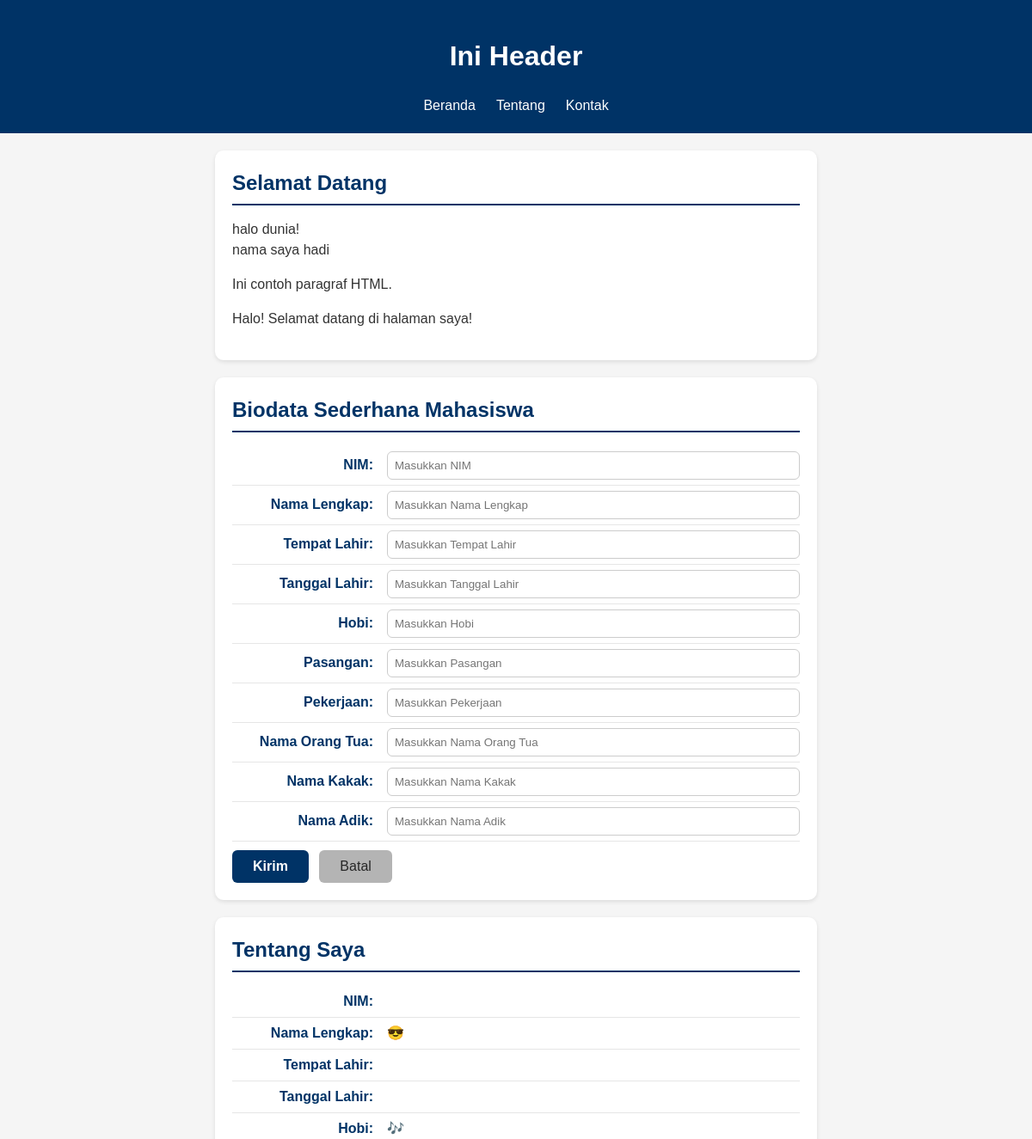
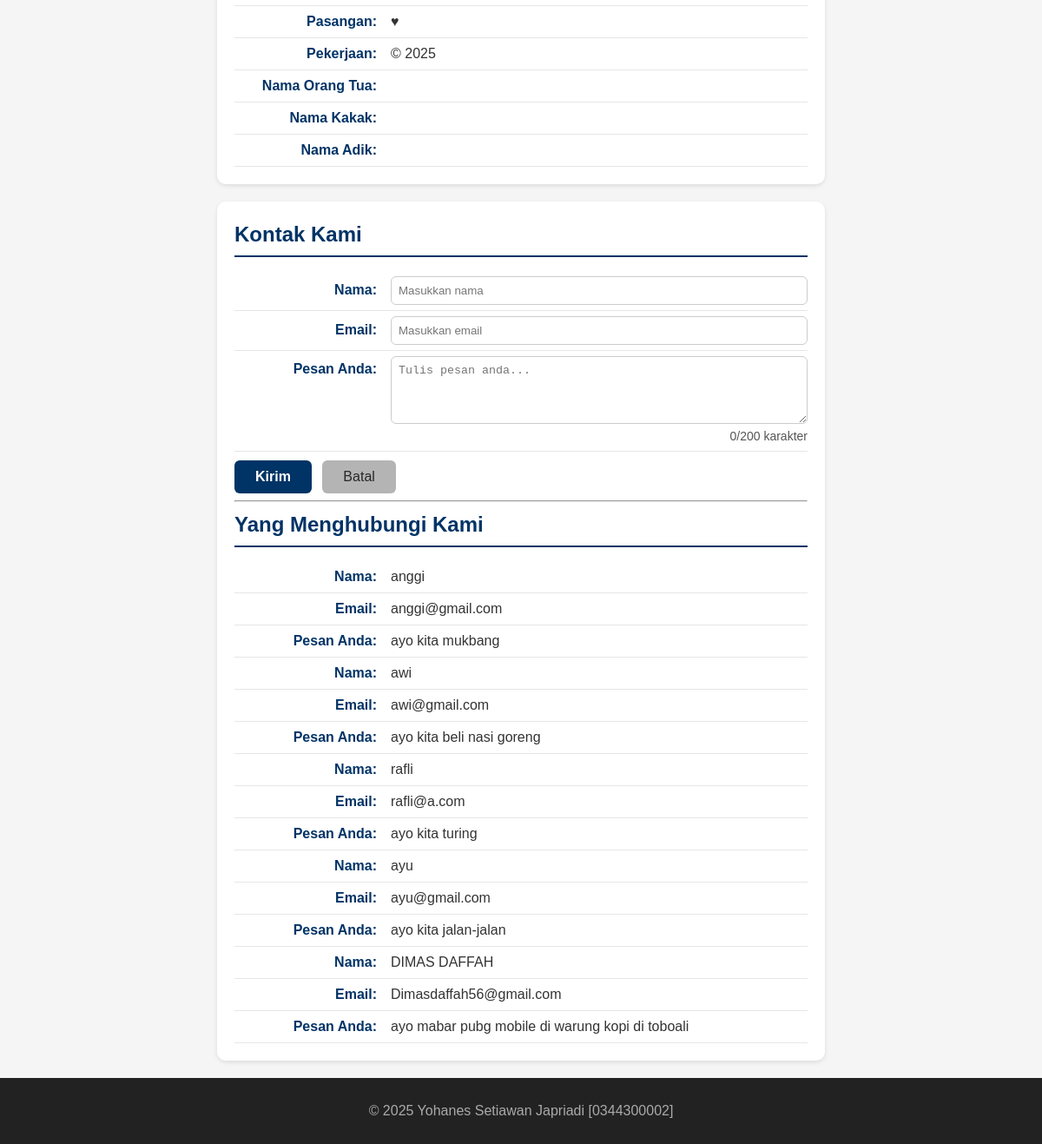
The page / on the database its author committed (2 pictures, top to bottom).
### tables this page shows
CREATE TABLE `tbl_tamu` (
  `No` int(11) NOT NULL,
  `cid` int(11) NOT NULL,
  `cnama` varchar(100) DEFAULT NULL,
  `cemail` varchar(100) DEFAULT NULL,
  `cpesan` text,
  `dcreated_at` datetime NOT NULL DEFAULT CURRENT_TIMESTAMP
);

### fungsi.php (the view, shortened to what this page needs)
<?php
function bersihkan($str)
{
  return htmlspecialchars(trim($str));
}
function tampilkanBiodata($conf, $arr)
{
  $html = "";
  foreach ($conf as $k => $v) {
    $label = $v["label"];
    $nilai = bersihkan($arr[$k] ?? '');
    $suffix = $v["suffix"];
    $html .= "<p><strong>{$label}</strong> {$nilai}{$suffix}</p>";
  }
  return $html;
}

### index.php (shortened to what this page needs)
<?php
require_once __DIR__ . '/fungsi.php';
?>
<!DOCTYPE html>
<html lang="en">
<head>
  <link rel="stylesheet" href="style.css">
</head>
<body>
  <header>
    <h1>Ini Header</h1>
    <nav>
      <ul>
        <li><a href="#home">Beranda</a></li>
        <li><a href="#about">Tentang</a></li>
        <li><a href="#contact">Kontak</a></li>
      </ul>
    </nav>
  </header>
  <main>
    <section id="home">
      <h2>Selamat Datang</h2>
      <?php
      echo "halo dunia!<br>";
      echo "nama saya hadi";
      ?>
      <p>Ini contoh paragraf HTML.</p>
    </section>
    <section id="biodata">
      <h2>Biodata Sederhana Mahasiswa</h2>
      <form action="proses.php" method="POST">
        <label for="txtNim"><span>NIM:</span>
          <input type="text" id="txtNim" name="txtNim" placeholder="Masukkan NIM" required>
        </label>
        <label for="txtNmLengkap"><span>Nama Lengkap:</span>
          <input type="text" id="txtNmLengkap" name="txtNmLengkap" placeholder="Masukkan Nama Lengkap" required>
        </label>
        <label for="txtT4Lhr"><span>Tempat Lahir:</span>
          <input type="text" id="txtT4Lhr" name="txtT4Lhr" placeholder="Masukkan Tempat Lahir" required>
        </label>
        <label for="txtTglLhr"><span>Tanggal Lahir:</span>
          <input type="text" id="txtTglLhr" name="txtTglLhr" placeholder="Masukkan Tanggal Lahir" required>
        </label>
        <label for="txtHobi"><span>Hobi:</span>
          <input type="text" id="txtHobi" name="txtHobi" placeholder="Masukkan Hobi" required>
        </label>
        <label for="txtPasangan"><span>Pasangan:</span>
          <input type="text" id="txtPasangan" name="txtPasangan" placeholder="Masukkan Pasangan" required>
        </label>
        <label for="txtKerja"><span>Pekerjaan:</span>
          <input type="text" id="txtKerja" name="txtKerja" placeholder="Masukkan Pekerjaan" required>
        </label>
        <label for="txtNmOrtu"><span>Nama Orang Tua:</span>
          <input type="text" id="txtNmOrtu" name="txtNmOrtu" placeholder="Masukkan Nama Orang Tua" required>
        </label>
        <label for="txtNmKakak"><span>Nama Kakak:</span>
          <input type="text" id="txtNmKakak" name="txtNmKakak" placeholder="Masukkan Nama Kakak" required>
        </label>
        <label for="txtNmAdik"><span>Nama Adik:</span>
          <input type="text" id="txtNmAdik" name="txtNmAdik" placeholder="Masukkan Nama Adik" required>
        </label>
        <button type="submit">Kirim</button>
        <button type="reset">Batal</button>
      </form>
    </section>
    <?php
    $biodata = $_SESSION["biodata"] ?? [];
    $fieldConfig = [
      "nim"       => ["label" => "NIM:", "suffix" => ""],
      "nama"      => ["label" => "Nama Lengkap:", "suffix" => " &#128526;"],
      "tempat"    => ["label" => "Tempat Lahir:", "suffix" => ""],
      "tanggal"   => ["label" => "Tanggal Lahir:", "suffix" => ""],
      "hobi"      => ["label" => "Hobi:", "suffix" => " &#127926;"],
      "pasangan"  => ["label" => "Pasangan:", "suffix" => " &hearts;"],
      "pekerjaan" => ["label" => "Pekerjaan:", "suffix" => " &copy; 2025"],
      "ortu"      => ["label" => "Nama Orang Tua:", "suffix" => ""],
      "kakak"     => ["label" => "Nama Kakak:", "suffix" => ""],
      "adik"      => ["label" => "Nama Adik:", "suffix" => ""],
    ];
    ?>
    <section id="about">
      <h2>Tentang Saya</h2>
      <?= tampilkanBiodata($fieldConfig, $biodata) ?>
    </section>
    <?php
    $old = $_SESSION['old'] ?? [];
    ?>
    <section id="contact">
      <h2>Kontak Kami</h2>
      <form action="proses.php" method="POST">
        <label for="txtNama"><span>Nama:</span>
          <input type="text" id="txtNama" name="txtNama"
                 placeholder="Masukkan nama" required autocomplete="name"
                 value="<?= $old['nama'] ?? '' ?>">
        </label>
        <label for="txtEmail"><span>Email:</span>
          <input type="email" id="txtEmail" name="txtEmail"
                 placeholder="Masukkan email" required autocomplete="email"
                 value="<?= $old['email'] ?? '' ?>">
        </label>
        <label for="txtPesan"><span>Pesan Anda:</span>
          <textarea id="txtPesan" name="txtPesan" rows="4"
                    placeholder="Tulis pesan anda..." required><?= $old['pesan'] ?? '' ?></textarea>
          <small id="charCount">0/200 karakter</small>
        </label>
        <button type="submit">Kirim</button>
        <button type="reset">Batal</button>
      </form>
      <hr>
      <h2>Yang Menghubungi Kami</h2>
      <?php include 'read_inc.php'; ?>
    </section>
  </main>
  <footer>
    <p>&copy; 2025 Yohanes Setiawan Japriadi [0344300002]</p>
  </footer>
</body>
</html>

### read_inc.php
<?php
require 'koneksi.php';
$fieldContact = [
    "nama"  => ["label" => "Nama:",  "suffix" => ""],
    "email" => ["label" => "Email:", "suffix" => ""],
    "pesan" => ["label" => "Pesan Anda:", "suffix" => ""]
];
$sql = "SELECT * FROM tbl_tamu ORDER BY cid DESC";
$q = mysqli_query($conn, $sql);
if (!$q) {
    echo "<p>Gagal membaca data tamu: " . htmlspecialchars(mysqli_error($conn)) . "</p>";
} elseif (mysqli_num_rows($q) == 0) {
    echo "<p>Belum ada data tamu yang tersimpan.</p>";
} else {
    while ($row = mysqli_fetch_assoc($q)) {
        $arrContact = [
            "nama"  => $row["cnama"]  ?? "",
            "email" => $row["cemail"] ?? "",
            "pesan" => $row["cpesan"] ?? ""
        ];
        echo tampilkanBiodata($fieldContact, $arrContact);
    }
}
?>

### style.css (style rules this page uses)
* { box-sizing: border-box; }
body { margin: 0; font-family: Arial, sans-serif; background: #f5f5f5; color: #333; line-height: 1.5; }
header { background: #003366; color: #fff; padding: 20px; text-align: center; }
header ul { display: flex; justify-content: center; list-style: none; padding: 0; margin: 10px 0 0; }
header li a { color: #fff; text-decoration: none; padding: 6px 12px; }
#home, #about, #contact, #biodata { background-color: #ffffff; border-radius: 10px; padding: 20px; max-width: 700px; margin: 20px auto; box-shadow: 0 2px 5px rgba(0, 0, 0, 0.1); }
#home h2, #about h2, #contact h2, #biodata h2 { color: #003366; border-bottom: 2px solid #003366; padding-bottom: 6px; margin-top: 0; margin-bottom: 16px; }
#home p { text-align: justify; }
#about p, #contact p, #contact label, #biodata label { display: flex; justify-content: flex-start; align-items: baseline; margin: 0; padding: 6px 0; border-bottom: 1px solid #e6e6e6; }
#about strong, #contact strong, #contact label>span, #biodata label>span { min-width: 180px; color: #003366; font-weight: 600; text-align: right; padding-right: 16px; flex-shrink: 0; }
#contact input, #contact textarea, #biodata input { flex: 1; border: 1px solid #ccc; border-radius: 6px; padding: 8px; color: #000; font-weight: normal; margin: 0; box-sizing: border-box; }
#contact button, #biodata button { margin-top: 10px; display: inline-block; padding: 10px 24px; font-size: 16px; border-radius: 6px; cursor: pointer; border: none; transition: all 0.3s ease; margin-right: 8px; }
#contact button[type="submit"], #biodata button[type="submit"] { background-color: #003366; color: #fff; font-weight: 600; }
#contact button[type="reset"], #biodata button[type="reset"] { background-color: #b4b4b4; color: #272727; font-weight: 500; }
footer { background: #222; color: #aaa; text-align: center; padding: 10px; }

### rows shown on the page
tbl_tamu: label "Nama:", cnama "anggi", label "Email:", cemail "anggi@gmail.com", label "Pesan Anda:", cpesan "ayo kita mukbang"
tbl_tamu: label "Nama:", cnama "awi", label "Email:", cemail "awi@gmail.com", label "Pesan Anda:", cpesan "ayo kita beli nasi goreng"
tbl_tamu: label "Nama:", cnama "rafli", label "Email:", cemail "rafli@a.com", label "Pesan Anda:", cpesan "ayo kita turing"
tbl_tamu: label "Nama:", cnama "ayu", label "Email:", cemail "ayu@gmail.com", label "Pesan Anda:", cpesan "ayo kita jalan-jalan"
tbl_tamu: label "Nama:", cnama "DIMAS DAFFAH", label "Email:", cemail "Dimasdaffah56@gmail.com", label "Pesan Anda:", cpesan "ayo mabar pubg mobile di warung kopi di toboali"

### other values the page prints
$label "NIM:"
$label "Nama Lengkap:"
$suffix "😎"
$label "Tempat Lahir:"
$label "Tanggal Lahir:"
$label "Hobi:"
$suffix "🎶"
$label "Pasangan:"
$suffix "♥"
$label "Pekerjaan:"
$suffix "© 2025"
$label "Nama Orang Tua:"
$label "Nama Kakak:"
$label "Nama Adik:"
